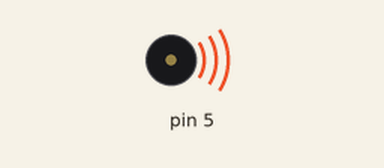
Simulated run of this sketch. Board: Arduino Uno, built with avr-gcc and run on an emulated ATmega328P. Shown: buzzer (waves = sounding). What the sketch prints to the serial monitor is not drawn.

Above: at 0.1 s.
Timing chart, 0 to 40.0 s (numbered marks = the images above):
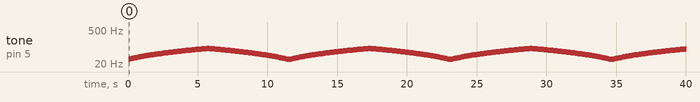

The sketch:

RPM_Simulator.ino
```cpp
/*

   ________    _                                   __
  / ____/ /_  (_)___  ____  ___  _________  __  __/ /_
 / /   / __ \/ / __ \/ __ \/ _ \/ ___/ __ \/ / / / __/
/ /___/ / / / / /_/ / /_/ /  __/ /  / / / / /_/ / /_
\____/_/ /_/_/ .___/ .___/\___/_/  /_/ /_/\__,_/\__/
            /_/   /_/


Visit us: www.chippernut.com
Written by:
Jon Gulbrandson
12/28/2014
V2.1 08/08/2017

Kudos to:
Adafruit (www.adafruit.com)
Arduino (www.arduino.com)

RPM SIGNAL GENERATOR

This generates a square wave using the Arduino TONE command.
The output is currently confiqured to Digital Pin #5.
Wire this pin directly to the input of your SHIFT LIGHT TACH SIGNAL IN
No Transistor is needed.

*/

/********** CONFIGURATION **********/

/* INSTRUCTIONS
Set your RPM lowpoint (RPM_MIN) to the lowest point, do not
go lower than 2000 RPM. Set your RPM highpoint (RPM_MAX) to
the redline of your vehicle. The Accel_Rate variable is used for
the speed at which the generator sweeps through the RPM range.
A higher Accel_Rate variable will result in a slower speed. Try to keep
this between (10 - 50).

Pulses per rev varies mainly by engine cylinders (4, 6, 8, etc), but may
also be influenced by manufacturer, 'wasted spark' and other variables.
Here's a typical chart to get you started, but to simulate your exact
conditions you'll need to research.
4 cylinder = 2 pulses
6 cylinder = 3 pulses
8 cylinder = 4 pulses
*/

float RPM_MIN = 3805;
float RPM_MAX = 10500;
int Accel_Rate = 50;
float pulses_per_rev = 0.5;  // make sure to keep the decimal


/********** DEFINITIONS **********/


boolean accel = false;
float x;
long previousMillis = 0;
unsigned long currentMillis=0;


/********** SETUP **********/


void setup() {
Serial.begin(9600);
pinMode(5, OUTPUT);
RPM_MIN = (RPM_MIN / 60);
RPM_MAX = (RPM_MAX / 60);
x = RPM_MIN;
}


/********** MAIN LOOP **********/

void loop() {

      while (accel==false){
          currentMillis = millis();

          if(currentMillis - previousMillis > Accel_Rate) {
            previousMillis = currentMillis;
            x++;
            Serial.print("frequence : "); Serial.print(x*pulses_per_rev); Serial.print(" RPM : ") ;Serial.println(x * 60);
            tone(5,x*pulses_per_rev);
            if (x>RPM_MAX){
              accel=true;}
            }
      }

      while (accel==true){
          currentMillis = millis();

          if(currentMillis - previousMillis > Accel_Rate) {
            previousMillis = currentMillis;
            x--;
            Serial.print("frequence : "); Serial.print(x*pulses_per_rev); Serial.print(" RPM : ") ;Serial.println(x * 60);
            tone(5,x*pulses_per_rev);
            if (x<RPM_MIN){
              accel=false;
              Serial.flush();}
            }
      }
  }
```

Measured:
- by itself, tone on pin 5: plays 32 Hz for 0.10 s, 33 Hz for 0.10 s, 34 Hz for 0.10 s, 35 Hz for 0.10 s, 36 Hz for 0.10 s, 37 Hz for 0.10 s … (388 notes in this stretch)
